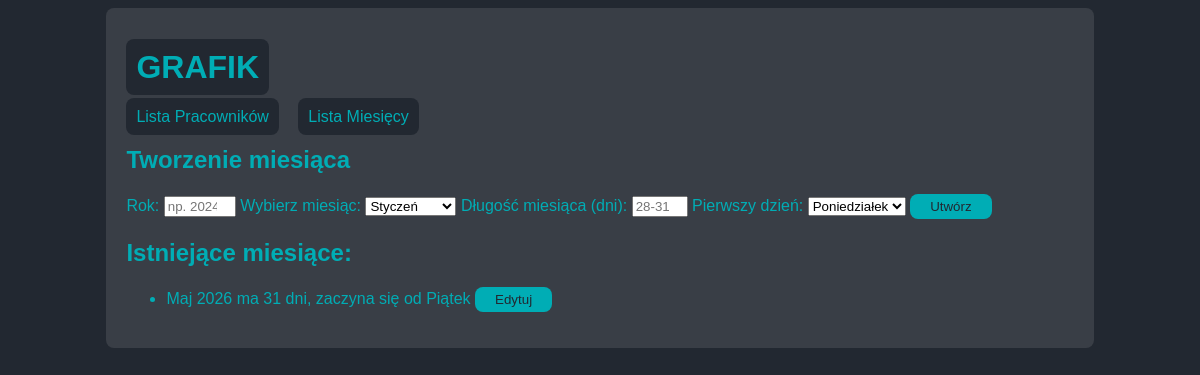
The page /add_month on the database as committed earlier.
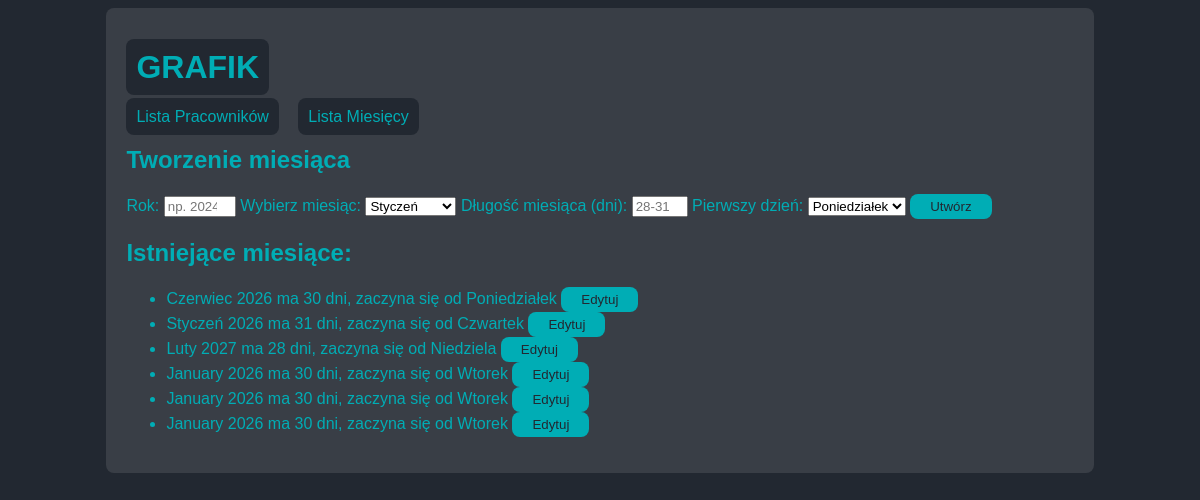
The same page on the database as committed later.
### tables this page shows
CREATE TABLE months (
    id INTEGER PRIMARY KEY AUTOINCREMENT,
    name TEXT NOT NULL,
    length INTEGER NOT NULL,
    weekday_start TEXT NOT NULL,
    year INTEGER NOT NULL
);

### app.py (the view, shortened to what this page needs)
@app.route("/add_month", methods=["GET", "POST"])
def add_month():
    db = get_db()
    cursor = db.cursor()
    if request.method == "GET":
        months = db.execute("SELECT * FROM months").fetchall()
    return render_template("add_month.html", months=months)

### app.py (called while the page is built)
def get_db():
    if "db" not in g:
        conn = sqlite3.connect(DATABASE)
        conn.row_factory = sqlite3.Row
        conn.execute("PRAGMA foreign_keys = ON;")
        g.db = conn
    return g.db

### templates/add_month.html (shortened to what this page needs)
{% extends "index.html" %}
    {% block content %}
    <h2>Tworzenie miesiąca</h2>
    <form method="post" action="{{ url_for('add_month') }}">
        <label for="year">Rok:</label>
        <input type="number" name="year" id="year" min="1900" max="2100" required placeholder="np. 2024">
        <label for="month">Wybierz miesiąc:</label>
        <select name="month" id="month">
            {% for month in ['Styczeń', 'Luty', 'Marzec', 'Kwiecień', 'Maj', 'Czerwiec', 'Lipiec', 'Sierpień', 'Wrzesień', 'Październik', 'Listopad', 'Grudzień'] %}
                <option value="{{ month }}" required>{{ month }}</option>
            {% endfor %}
        </select>
        <label for="month_length">Długość miesiąca (dni):   </label>
        <input type="number" name="month_length" id="month_length" min="28" max="31" required placeholder="28-31">
        <label for="first_day">Pierwszy dzień:</label>
        <select name="first_day" id="first_day">
            {% for day in ['Poniedziałek', 'Wtorek', 'Środa', 'Czwartek', 'Piątek', 'Sobota', 'Niedziela'] %}
                <option value="{{ day }}" required>{{ day }}</option>
            {% endfor %}
        </select>
        <button type="submit">Utwórz</button>
    </form>
        <h2>Istniejące miesiące:</h2>
        {% if months|length == 0 %}
            <p>Brak utworzonych miesięcy.</p>
        {% else %}
            <ul>
                {% for month in months %}
                <form method="get" action="{{ url_for('month_availability', month_id=month['id']) }}">
                    <li>{{ month['name'] }} {{ month['year'] }} ma {{ month['length'] }} dni, zaczyna się od {{ month['weekday_start'] }} <button type="submit" >Edytuj</button></li>
                </form>
                {% endfor %}
            </ul>
        {% endif %}
    {% endblock %}

### templates/index.html (shortened to what this page needs)
<!DOCTYPE html>
<html lang="en">
<head>
    <link rel="stylesheet" href="{{ url_for('static', filename='CSS/style.css') }}">
</head>
<body>
    <div class="container">
    <header>
        <div class="nav">
        <h1><a href="{{ url_for('index') }}">GRAFIK</a></h1>
        <a href="{{ url_for('list_employees') }}">Lista Pracowników</a>
        <a href="{{ url_for('add_month') }}">Lista Miesięcy</a>
        </div>
    </header>
    <section class="content">
    {% block content %}{% endblock %}
    </section>
    </div>
</body>
</html>

### static/CSS/style.css (style rules this page uses)
:root { --body_color: #222831; --main_color: #393E46; --text_color: #00ADB5; }
body { background-color: var(--body_color, value); color: var(--text_color, value); font-family: Arial, sans-serif; }
.container { width: 80%; margin: 0 auto; background-color: var(--main_color, value); padding: 20px; border-radius: 8px; }
a { color: #EEEEEE; text-decoration: none; margin-right: 15px; margin-top: 10px; background-color: var(--body_color); color: var(--text_color); border-radius: 8px; padding: 10px; }
button { background-color: var(--text_color); color: var(--body_color); border: none; padding: 5px 20px; border-radius: 8px; cursor: pointer; }

Rows that differ between the two databases and show on the page:
changed months: name "Maj" → "Czerwiec"; length "31" → "30"; weekday_start "Piątek" → "Poniedziałek"
added months: name "Styczeń", year "2026", length "31", weekday_start "Czwartek"
added months: name "Luty", year "2027", length "28", weekday_start "Niedziela"
added months: name "January", year "2026", length "30", weekday_start "Wtorek"
added months: name "January", year "2026", length "30", weekday_start "Wtorek"
added months: name "January", year "2026", length "30", weekday_start "Wtorek"
